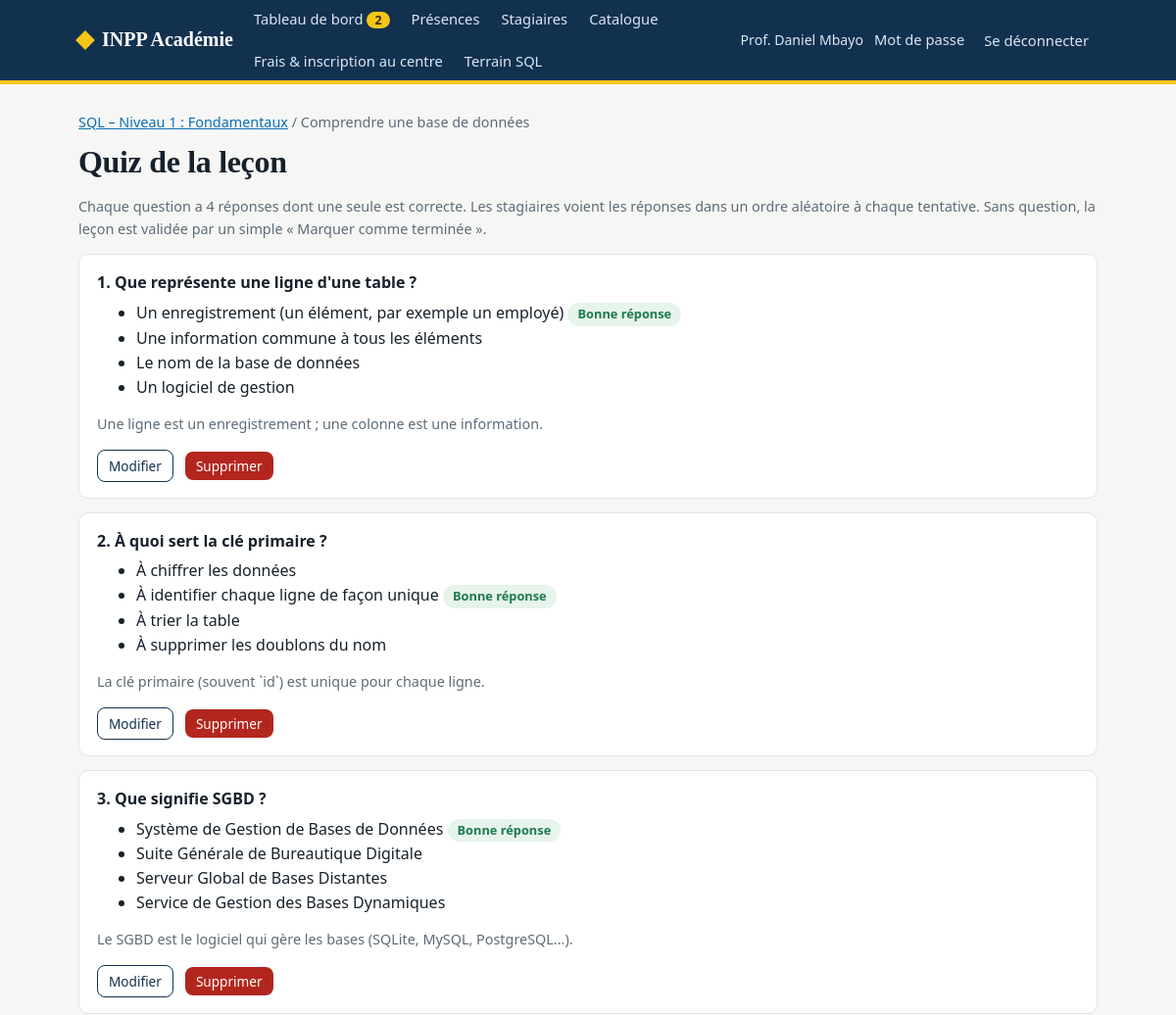
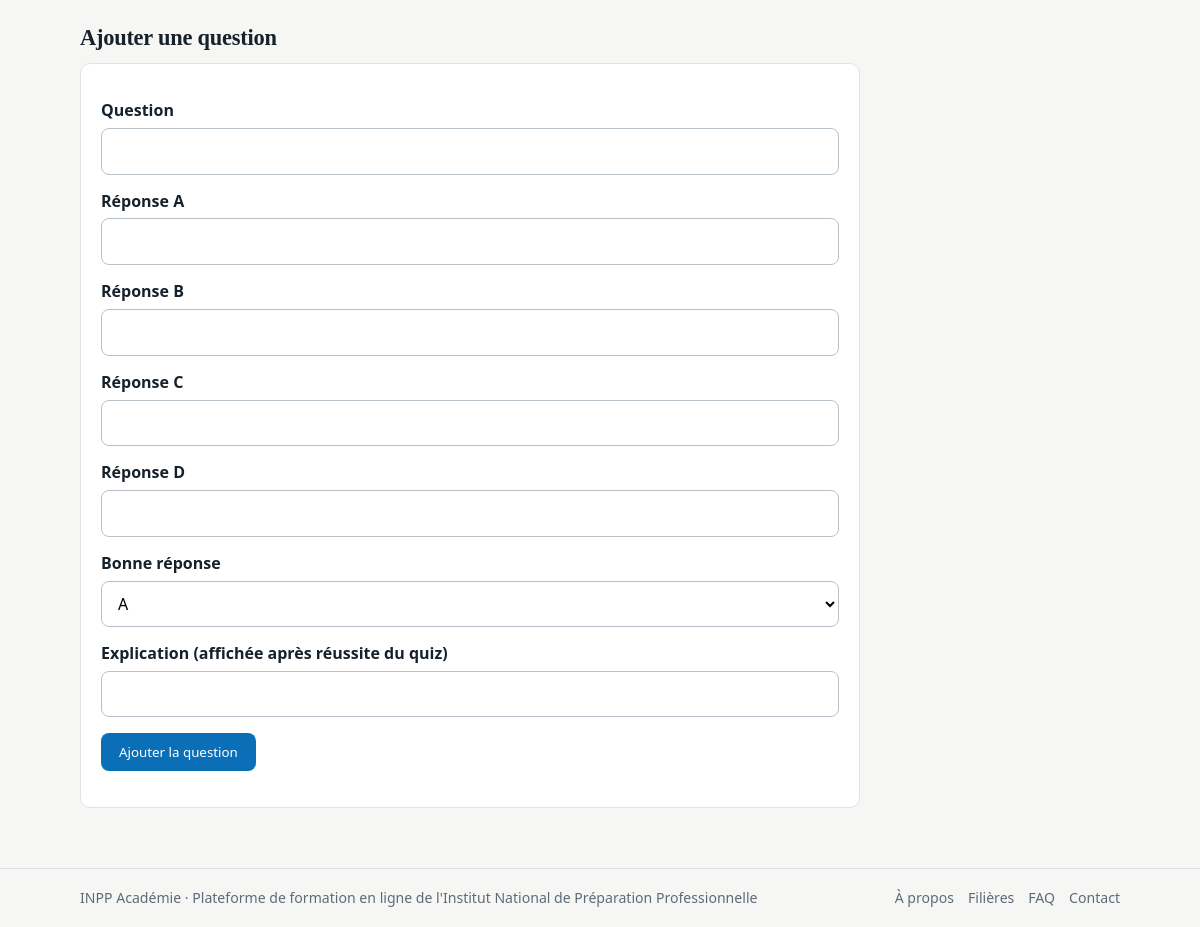
/formateur/lecons/1/questions (signed in), run on the app's committed database (2 pictures, top to bottom).
### tables this page shows
CREATE TABLE users (
    id INTEGER PRIMARY KEY AUTOINCREMENT,
    full_name TEXT NOT NULL,
    email TEXT NOT NULL UNIQUE,
    password_hash TEXT NOT NULL,
    role TEXT NOT NULL CHECK (role IN ('formateur', 'stagiaire', 'secretaire')),
    must_change_password INTEGER NOT NULL DEFAULT 0,
    created_by INTEGER REFERENCES users(id) ON DELETE SET NULL,
    created_at TEXT NOT NULL DEFAULT (datetime('now'))
);

CREATE TABLE courses (
    id INTEGER PRIMARY KEY AUTOINCREMENT,
    title TEXT NOT NULL,
    category TEXT NOT NULL DEFAULT 'Général',
    level TEXT NOT NULL DEFAULT 'Débutant',
    description TEXT NOT NULL DEFAULT '',
    fee_amount REAL NOT NULL DEFAULT 0,
    currency TEXT NOT NULL DEFAULT 'USD',
    pass_mark INTEGER NOT NULL DEFAULT 70,
    published INTEGER NOT NULL DEFAULT 1,
    trainer_id INTEGER NOT NULL REFERENCES users(id),
    created_at TEXT NOT NULL DEFAULT (datetime('now'))
);

CREATE TABLE lessons (
    id INTEGER PRIMARY KEY AUTOINCREMENT,
    course_id INTEGER NOT NULL REFERENCES courses(id) ON DELETE CASCADE,
    position INTEGER NOT NULL,
    title TEXT NOT NULL,
    content TEXT NOT NULL DEFAULT '',
    image TEXT
);

CREATE TABLE questions (
    id INTEGER PRIMARY KEY AUTOINCREMENT,
    lesson_id INTEGER NOT NULL REFERENCES lessons(id) ON DELETE CASCADE,
    text TEXT NOT NULL,
    option_a TEXT NOT NULL,
    option_b TEXT NOT NULL,
    option_c TEXT NOT NULL,
    option_d TEXT NOT NULL,
    correct TEXT NOT NULL CHECK (correct IN ('A', 'B', 'C', 'D')),
    explanation TEXT NOT NULL DEFAULT ''
);

### app.py (the view, shortened to what this page needs)
@app.route("/formateur/lecons/<int:lesson_id>/questions", methods=["GET", "POST"])
@trainer_required
def questions(lesson_id):
    les, course = own_lesson(lesson_id)
    conn = get_db()
    edit = None
    if request.args.get("edit", type=int):
        edit = conn.execute("SELECT * FROM questions WHERE id=? AND lesson_id=?",
                            (request.args.get("edit", type=int), lesson_id)).fetchone()
    qs = conn.execute("SELECT * FROM questions WHERE lesson_id=? ORDER BY id", (lesson_id,)).fetchall()
    return render_template("formateur/questions.html", lesson=les, course=course, questions=qs, edit=edit)

### app.py (called while the page is built)
def get_db():
    if "db" not in g:
        g.db = database.connect()
    return g.db

def csrf_field():
    if "_csrf" not in session:
        session["_csrf"] = secrets.token_hex(16)
    from markupsafe import Markup
    return Markup(f'<input type="hidden" name="_csrf" value="{session["_csrf"]}">')

@app.before_request
def csrf_protect():
    if request.method == "POST":
        sent = request.form.get("_csrf", "")
        if not sent or not secrets.compare_digest(sent, session.get("_csrf", "")):
            abort(400, "Formulaire expiré. Rechargez la page et recommencez.")

@app.before_request
def load_user():
    g.user = None
    uid = session.get("uid")
    if uid:
        g.user = get_db().execute("SELECT * FROM users WHERE id=?", (uid,)).fetchone()
        if g.user is None:
            session.clear()
    if (g.user and g.user["must_change_password"]
            and request.endpoint not in ("change_password", "logout", "static")):
        return redirect(url_for("change_password"))

@app.context_processor
def inject_nav():
    pending = 0
    if g.get("user") and g.user["role"] == "formateur":
        pending = get_db().execute(
            "SELECT COUNT(*) FROM enrollments e JOIN courses c ON c.id=e.course_id "
            "WHERE c.trainer_id=? AND e.status='pending'", (g.user["id"],)).fetchone()[0]
    return {"pending_total": pending}

def login_required(view):
    @wraps(view)
    def wrapped(*a, **kw):
        if not g.user:
            flash("Connectez-vous pour continuer.", "info")
            return redirect(url_for("login", next=request.path))
        return view(*a, **kw)
    return wrapped

def trainer_required(view):
    @wraps(view)
    @login_required
    def wrapped(*a, **kw):
        if g.user["role"] != "formateur":
            abort(403)
        return view(*a, **kw)
    return wrapped

def get_course(course_id):
    row = get_db().execute(
        "SELECT c.*, u.full_name AS trainer_name FROM courses c JOIN users u ON u.id=c.trainer_id "
        "WHERE c.id=?", (course_id,)).fetchone()
    if row is None:
        abort(404)
    return row

def own_course(course_id):
    course = get_course(course_id)
    if course["trainer_id"] != g.user["id"]:
        abort(403)
    return course

def get_lesson(lesson_id):
    row = get_db().execute("SELECT * FROM lessons WHERE id=?", (lesson_id,)).fetchone()
    if row is None:
        abort(404)
    return row

### templates/formateur/questions.html (shortened to what this page needs)
{% extends "base.html" %}{% block title %}Quiz · {{ lesson.title }}{% endblock %}
{% block content %}
<div class="crumbs"><a href="{{ url_for('course_manage', course_id=course.id) }}">{{ course.title }}</a> / {{ lesson.title }}</div>
<h1>Quiz de la leçon</h1>
<p class="meta">Chaque question a 4 réponses dont une seule est correcte. Les stagiaires voient les réponses dans un ordre aléatoire à chaque tentative. Sans question, la leçon est validée par un simple « Marquer comme terminée ».</p>
{% for q in questions %}
  <div class="q"><strong>{{ loop.index }}. {{ q.text }}</strong>
    <ul style="margin:6px 0">{% for k in ['a','b','c','d'] %}<li>{{ q['option_' ~ k] }}{% if q.correct == k|upper %} <span class="tag ok">Bonne réponse</span>{% endif %}</li>{% endfor %}</ul>
    {% if q.explanation %}<p class="meta">{{ q.explanation }}</p>{% endif %}
    <div class="row"><a class="btn alt small" href="{{ url_for('questions', lesson_id=lesson.id, edit=q.id) }}">Modifier</a>
    <form method="post" action="{{ url_for('question_delete', qid=q.id) }}" onsubmit="return confirm('Supprimer cette question ?')">{{ csrf_field() }}<button class="btn bad small">Supprimer</button></form></div>
  </div>
{% else %}<div class="card">Aucune question pour le moment.</div>{% endfor %}
<h2 style="margin-top:26px">{{ 'Modifier la question' if edit else 'Ajouter une question' }}</h2>
{% set v = request.form if request.method == 'POST' else (edit|todict) %}
<form method="post" class="card form wide">{{ csrf_field() }}
  <label for="q">Question</label><input id="q" type="text" name="text" required value="{{ v.get('text', '') }}">
  {% for k in ['a','b','c','d'] %}<label for="o{{ k }}">Réponse {{ k|upper }}</label><input id="o{{ k }}" type="text" name="option_{{ k }}" required value="{{ v.get('option_' ~ k, '') }}">{% endfor %}
  <label for="cr">Bonne réponse</label><select id="cr" name="correct">{% for k in 'ABCD' %}<option {{ 'selected' if v.get('correct') == k }}>{{ k }}</option>{% endfor %}</select>
  <label for="ex">Explication (affichée après réussite du quiz)</label><input id="ex" type="text" name="explanation" value="{{ v.get('explanation', '') }}">
  <p class="row"><button class="btn">{{ 'Enregistrer la modification' if edit else 'Ajouter la question' }}</button>{% if edit %}<a class="btn alt" href="{{ url_for('questions', lesson_id=lesson.id) }}">Annuler</a>{% endif %}</p>
</form>
{% endblock %}

### templates/base.html (shortened to what this page needs)
<!doctype html>
<html lang="fr">
<head>
<link rel="stylesheet" href="{{ url_for('static', filename='style.css') }}">
</head>
<body>
<header class="topbar noprint"><div class="wrap">
  <a class="brand" href="{{ url_for('index') }}"><i></i>INPP Académie</a>
  <nav>
    {% if g.user and g.user.role == 'formateur' %}
      <a href="{{ url_for('trainer_dashboard') }}">Tableau de bord{% if pending_total %}<span class="badge">{{ pending_total }}</span>{% endif %}</a>
      <a href="{{ url_for('sections_list') }}">Présences</a>
      <a href="{{ url_for('learners') }}">Stagiaires</a>
      <a href="{{ url_for('catalogue') }}">Catalogue</a>
    {% elif g.user and g.user.role == 'secretaire' %}
      <a href="{{ url_for('sec_dashboard') }}">Secrétariat</a>
      <a href="{{ url_for('sec_new') }}">Nouvelle inscription</a>
      <a href="{{ url_for('sec_registry') }}">Registre</a>
      <a href="{{ url_for('sec_jury') }}">Jury</a>
      <a href="{{ url_for('sec_tariffs') }}">Tarifs</a>
    {% elif g.user %}
      <a href="{{ url_for('my_courses') }}">Mes formations</a>
      <a href="{{ url_for('catalogue') }}">Catalogue</a>
    {% else %}
      <a href="{{ url_for('catalogue') }}">Catalogue</a>
      <a href="{{ url_for('filieres_public') }}">Filières</a>
      <a href="{{ url_for('apropos') }}">À propos</a>
    {% endif %}
    {% if not g.user or g.user.role != 'secretaire' %}<a href="{{ url_for('procedure') }}">Frais &amp; inscription au centre</a>{% endif %}
    {% if g.user and g.user.role != 'secretaire' %}<a href="{{ url_for('sql_lab') }}">Terrain SQL</a>{% endif %}
  </nav>
  <div class="who">
    {% if g.user %}
      <span>{{ g.user.full_name }}</span>
      <a class="linkbtn" href="{{ url_for('change_password') }}">Mot de passe</a>
      <form method="post" action="{{ url_for('logout') }}" style="margin:0">{{ csrf_field() }}<button class="linkbtn">Se déconnecter</button></form>
    {% else %}
      <a class="linkbtn" href="{{ url_for('login') }}">Se connecter</a>
      <a class="btn sun small" href="{{ url_for('register') }}">Créer un compte</a>
    {% endif %}
  </div>
</div></header>
<main><div class="wrap">
  {% block content %}{% endblock %}
</div></main>
<footer class="noprint"><div class="wrap">
  <div class="row between">
    <span>INPP Académie · Plateforme de formation en ligne de l'Institut National de Préparation Professionnelle</span>
    <nav class="row" style="gap:14px">
      <a href="{{ url_for('apropos') }}">À propos</a>
      <a href="{{ url_for('filieres_public') }}">Filières</a>
      <a href="{{ url_for('faq') }}">FAQ</a>
      <a href="{{ url_for('contact') }}">Contact</a>
    </nav>
  </div>
</div></footer>
</body>
</html>

### static/style.css (style rules this page uses)
:root { --ink:#17212b;--muted:#5d6b78;--navy:#12314f;--river:#0b6fb8;--sun:#f5c518;--paper:#f6f7f4;--card:#fff;--line:#dfe3e6;--ok:#1f7a4d;--okbg:#e6f4ec;--bad:#b3261e;--badbg:#fdeceb;--warn:#7a5a00;--warnbg:#fff4cc;--infobg:#e7f1fa }
* { box-sizing:border-box }
body { margin:0;font:16px/1.55 "Segoe UI",Roboto,Helvetica,Arial,sans-serif;color:var(--ink);background:var(--paper) }
h1,h2,h3 { font-family:Georgia,"Times New Roman",serif;line-height:1.2;margin:0 0 .5em;letter-spacing:-.01em }
h1 { font-size:2rem }
h2 { font-size:1.4rem }
a { color:var(--river) }
.wrap { max-width:1080px;margin:0 auto;padding:0 20px }
.topbar { background:var(--navy);color:#fff;border-bottom:4px solid var(--sun) }
.topbar .wrap { display:flex;align-items:center;gap:12px;min-height:58px;flex-wrap:wrap }
.brand { font:700 1.25rem Georgia,serif;color:#fff;text-decoration:none;display:flex;align-items:center;gap:10px }
.brand i { width:14px;height:14px;background:var(--sun);display:inline-block;transform:rotate(45deg) }
.topbar nav { display:flex;gap:4px;flex:1;flex-wrap:wrap }
.topbar nav a,.linkbtn { color:#dbe7f3;text-decoration:none;padding:8px 9px;border-radius:6px;font-size:.92rem;background:none;border:0;cursor:pointer;font-family:inherit }
.who { display:flex;align-items:center;gap:2px;font-size:.88rem;color:#dbe7f3 }
.badge { background:var(--sun);color:#3a2d00;border-radius:999px;padding:0 8px;font-size:.78rem;font-weight:700;margin-left:4px }
main { padding:28px 0 60px;min-height:70vh }
footer { border-top:1px solid var(--line);padding:18px 0;color:var(--muted);font-size:.88rem }
footer a { color:var(--muted);text-decoration:none }
footer .row { flex-wrap:wrap;gap:10px }
.card { background:var(--card);border:1px solid var(--line);border-radius:10px;padding:20px }
.meta { color:var(--muted);font-size:.9rem }
.row { display:flex;gap:12px;align-items:center;flex-wrap:wrap }
.between { justify-content:space-between }
.btn { display:inline-block;background:var(--river);color:#fff;border:0;border-radius:8px;padding:10px 18px;font:600 .95rem inherit;font-family:inherit;text-decoration:none;cursor:pointer }
.btn.alt { background:#fff;color:var(--navy);border:1px solid var(--navy) }
.btn.bad { background:var(--bad) }
.btn.small { padding:5px 11px;font-size:.85rem }
.tag { display:inline-block;padding:2px 10px;border-radius:999px;font-size:.8rem;font-weight:600;background:#eceff1;color:#39464f }
.tag.ok { background:var(--okbg);color:var(--ok) }
label { display:block;font-weight:600;margin:14px 0 5px }
input[type=text],input[type=email],input[type=password],input[type=number],input[type=search],select,textarea { width:100%;padding:10px 12px;border:1px solid #b9c2ca;border-radius:8px;font:inherit;background:#fff }
.form { max-width:520px }
.form.wide { max-width:780px }
.q { background:#fff;border:1px solid var(--line);border-radius:10px;padding:16px 18px;margin-bottom:14px }
.crumbs { font-size:.9rem;color:var(--muted);margin-bottom:10px }

### data on the page
users: user.full_name "Prof. Daniel Mbayo"
courses: title "SQL – Niveau 1 : Fondamentaux"
lessons: title "Comprendre une base de données"
questions: text "Que représente une ligne d'une table ?", option_a "Un enregistrement (un élément, par exemple un employé)" "Une information commune à tous les éléments" "Le nom de la base de données" "Un logiciel de gestion", correct "Bonne réponse", explanation "Une ligne est un enregistrement ; une colonne est une information."
questions: text "À quoi sert la clé primaire ?", option_a "À chiffrer les données" "À identifier chaque ligne de façon unique" "À trier la table" "À supprimer les doublons du nom", correct "Bonne réponse", explanation "La clé primaire (souvent `id`) est unique pour chaque ligne."
questions: text "Que signifie SGBD ?", option_a "Système de Gestion de Bases de Données" "Suite Générale de Bureautique Digitale" "Serveur Global de Bases Distantes" "Service de Gestion des Bases Dynamiques", correct "Bonne réponse", explanation "Le SGBD est le logiciel qui gère les bases (SQLite, MySQL, PostgreSQL...)."

### other printed values
{{ pending_total }} "2"
{{ 'Modifier la question' if edit else 'Ajouter une question' }} "Ajouter une question"
{{ k|upper }} "A" "B" "C" "D"
{{ 'Enregistrer la modification' if edit else 'Ajouter la question' }} "Ajouter la question"
form field correct "A"
